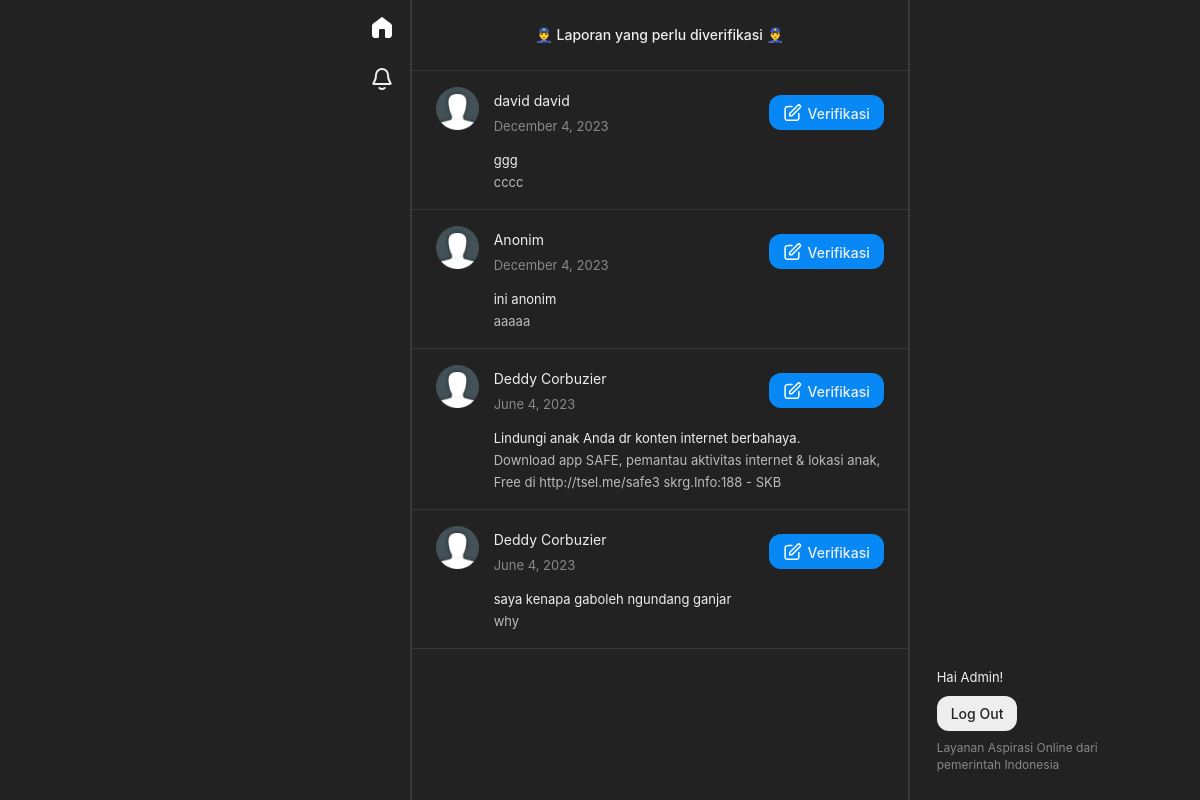
The page /dashboard_admin.php (signed in) on the database its author committed.
### tables this page shows
CREATE TABLE `laporan` (
  `id` int(11) NOT NULL,
  `title` varchar(255) NOT NULL,
  `content` longtext NOT NULL,
  `is_anonymous` tinyint(1) NOT NULL,
  `created_at` datetime NOT NULL,
  `updated_at` datetime NOT NULL,
  `status` enum('diverifikasi','ditindaklanjuti','selesai') NOT NULL,
  `user_id` int(11) NOT NULL,
  `instansi_id` int(11) DEFAULT NULL,
  `imagepath` varchar(255) DEFAULT NULL
);

CREATE TABLE `users` (
  `id` int(11) NOT NULL,
  `email` varchar(255) NOT NULL,
  `name` varchar(255) NOT NULL,
  `password` varchar(255) NOT NULL,
  `usertype` enum('masyarakat','instansi','admin') NOT NULL
);

### dashboard_admin.php (the view, shortened to what this page needs)
<?php
include 'db.php';
$sql = "SELECT laporan.id idl, laporan.*, users.name
            FROM laporan
            LEFT JOIN users ON laporan.user_id = users.id
            WHERE laporan.status = 'diverifikasi'
            ORDER BY laporan.created_at DESC";
$result = $conn->query($sql);
?>
<!DOCTYPE html>
<html>
<head>
  <link href="./style.css" rel="stylesheet">
</head>
<body>
  <div class="wrapper">
    <div class="left">
      <div class="left-container">
        <img src="/lapor-revised/assets/home-active.svg" alt="home icon" class="icon-home">
        <a href="" style="text-decoration: none; color: inherit; cursor: pointer;" class="haptic">
        </a>
      </div>
    </div>
    <div class="middle middle-border">
      <div class="content middle-border">
        <div class="switch">
          <span class="switch-active">👮‍♂️ Laporan yang perlu diverifikasi 👮‍♂️</span>
        </div>
        <div class="post-list height-index-admin">
          <?php while ($row = $result->fetch_assoc()) : ?>
            <div class="post post-row">
              <img src="/lapor-revised/assets/anonim.png" alt="my face" class="myphoto">
              <div class="full-body">
                <div class="head-wrapper">
                  <a href="detail_laporan.php?id=<?php echo $row['id']; ?>" style="text-decoration: none; color: inherit; cursor:default;">
                    <div class="name-date-wrapper">
                      <span class="post-list-title">
                        <?php
                        if ($row['is_anonymous']) {
                          echo 'Anonim';
                        } else {
                          echo $row['name'];
                        } ?>
                      </span>
                      <span class="post-list-desc"><?php echo date("F j, Y", strtotime($row['created_at'])); ?></span>
                    </div>
                  </a>
                  <button class="verif addButton" id="verifButton" data-id="<?php echo $row['id']; ?>">
                  <img src="/lapor-revised/assets/edit.svg" alt="check" class="icon-verif">
                  <span class="button-verif">Verifikasi</span>
                </button>
                </div>
                <div class="title-content-wrapper">
                <span class="aduan-title"><?php echo $row['title']; ?></span>
                <span class="aduan-content"><?php echo $row['content']; ?></span>
              </div>
              </div>
            </div>
          <?php endwhile; ?>
        </div>
      </div>
    </div>
    <div class="right">
      <div class="content right-container">
        <div class="right-box">
          <span class="above-button">Hai Admin!</span>
          <form method="post" action="logout.php">
            <button type="submit" name="logout" class="login-button">
              <span id="loginBtn">Log Out</span>
            </button>
          </form>
          <span class="below-button">Layanan Aspirasi Online dari<br />pemerintah Indonesia</span>
        </div>
      </div>
    </div>
  </div>
</body>
</html>

### style.css (style rules this page uses)
button { background: none; color: inherit; border: none; padding: 0; font: inherit; cursor: pointer; outline: inherit; }
* { box-sizing: border-box; }
body { font-family: "Inter", system-ui, -apple-system, BlinkMacSystemFont, "Segoe UI", Roboto, Oxygen, Ubuntu, Cantarell, "Open Sans", "Helvetica Neue", sans-serif; font-style: normal; margin: 0; margin-left: 9vw; padding: 0; display: flex; justify-content: center; align-items: center; height: 100vh; background-color: #222222; }
.wrapper { display: flex; justify-content: space-between; width: 55%; height: 100%; }
.left, .right, .middle { display: flex; height: 100%; }
.left { align-items: flex-start; flex: 0 1 auto; }
.right { align-items: flex-end; flex: 0 1 auto; min-width: 250px; }
.middle { align-items: flex-start; justify-content: center; flex: 1; min-width: 500px; max-width: 500px; }
.left-container { display: flex; flex-direction: column; align-items: center; padding: 16px; gap: 28px; align-self: flex-start; }
.content { width: 100%; }
.myphoto { width: 43px; height: 43px; }
a { color: #eeeeee; text-decoration: none; }
.post-list-title { font-weight: 400; font-size: 14px; line-height: 28px; display: flex; align-items: center; color: #eeeeee; }
.post-list-desc { font-weight: 400; font-size: 13px; line-height: 22px; display: flex; align-items: center; color: #888888; }
.post { box-sizing: border-box; display: flex; align-items: start; padding: 16px 24px; border-bottom: 1px solid rgba(255, 255, 255, 0.1); gap: 15px; }
.post-row { flex-direction: row; }
.middle-border { border-width: 0px 1px; border-style: solid; border-color: rgba(255, 255, 255, 0.1); }
.right-container { display: flex; flex-direction: column; justify-content: flex-end; align-items: flex-start; padding: 27px; gap: 11px; align-self: flex-end; }
.right-box { display: flex; flex-direction: column; align-items: flex-start; padding: 0px; gap: 8px; }
.below-button { font-weight: 400; font-size: 12px; line-height: 17px; display: flex; align-items: center; color: #888888; }
.above-button { font-weight: 400; font-size: 13px; line-height: 22px; display: flex; align-items: center; color: #eeeeee; }
.login-button { display: flex; flex-direction: row; align-items: flex-start; padding: 9px 14px; background: #eeeeee; border-radius: 12px; }
#loginBtn { font-weight: 500; font-size: 14px; line-height: 17px; display: flex; align-items: center; text-align: center; color: #222222; }
.icon-home { width: 24px; height: 24px; }
.icon-verif { width: 19px; height: 19px; }
form { display: flex; flex-direction: column; gap: 16px; align-items: flex-end; }
.post-list { overflow-y: auto; scrollbar-color: #222222 #222222; scrollbar-width: thin; }
.height-index-admin { height: 92vh; }
.switch-active { font-style: normal; font-weight: 500; font-size: 14px; line-height: 22px; color: #eeeeee; }
.switch { box-sizing: border-box; display: flex; flex-direction: row; align-items: center; justify-content: center; padding: 24px; gap: 25.36px; border-bottom: 1px solid rgba(255, 255, 255, 0.1); }
.name-date-wrapper { display: flex; flex-direction: column; align-items: flex-start; width: 100%; padding: 0px; gap: 0px; }
.head-wrapper { display: flex; flex-direction: row; justify-content: space-between; align-items: center; padding: 0px 0px; gap: 0px; width: 100%; }
.full-body { display: flex; flex-direction: column; align-items: flex-start; justify-content: space-between; padding: 0px; gap: 12px; width: 100%; }
.aduan-title { font-weight: 400; font-size: 13px; line-height: 22px; color: #EEEEEE; }
.aduan-content { font-weight: 400; font-size: 13px; line-height: 22px; color: #BBBBBB; }
.verif { display: flex; flex-direction: row; align-items: flex-end; padding: 8px 14px; gap: 6px; background: #0788F5; border-radius: 12px; }
.button-verif { font-weight: 500; font-size: 14px; line-height: 17px; color: #EEEEEE; }
.title-content-wrapper { display: flex; flex-direction: column; }

### rows shown on the page
laporan: user.name "david david", created_at "December 4, 2023", title "ggg", content "cccc"
laporan: is_anonymous "Anonim", created_at "December 4, 2023", title "ini anonim", content "aaaaa"
laporan: user.name "Deddy Corbuzier", created_at "June 4, 2023", title "Lindungi anak Anda dr konten internet berbahaya.", content "Download app SAFE, pemantau aktivitas internet & lokasi anak, Free di http://tsel.me/safe3 skrg.Info:188 - SKB"
laporan: user.name "Deddy Corbuzier", created_at "June 4, 2023", title "saya kenapa gaboleh ngundang ganjar", content "why"
